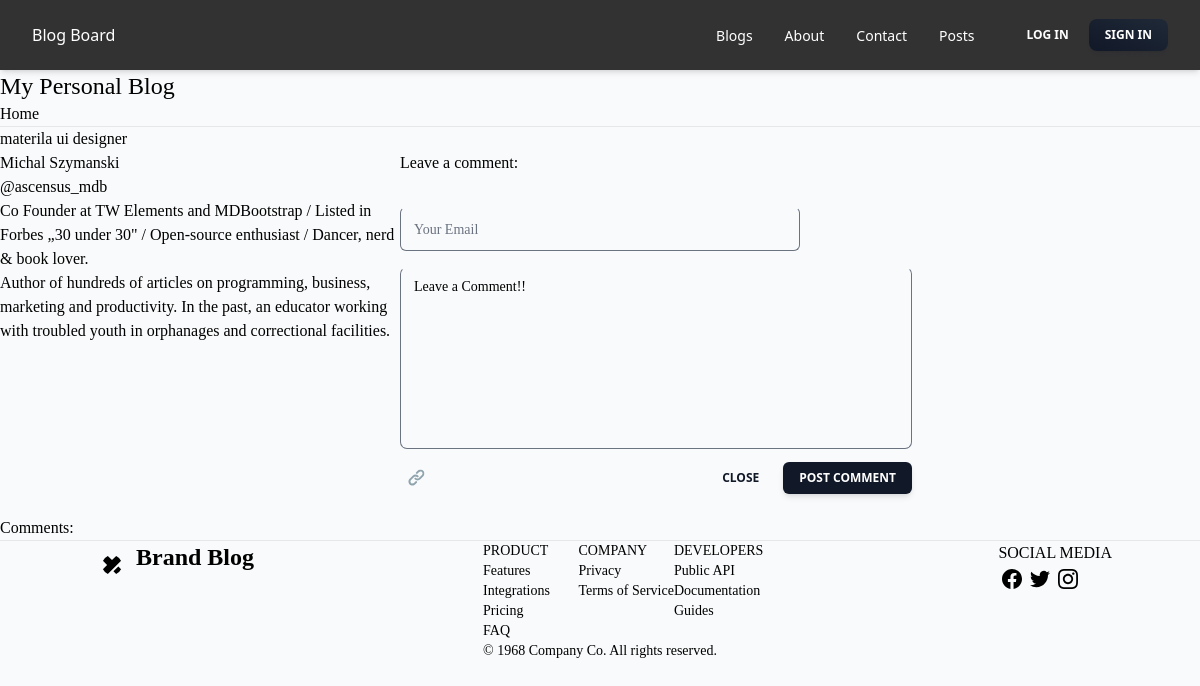
/post/5/, run on the app's committed database.
### blog/models.py (models this page shows, shortened)
class Post(models.Model):
    title = models.CharField(max_length=255)
    body = models.TextField()
    created_on = models.DateTimeField(auto_now_add=True)
    last_modified = models.DateTimeField(auto_now=True)
    categories = models.ManyToManyField("Category", related_name="posts")

### blog/views.py (the view, shortened to what this page needs)
# urls.py: path("post/<int:pk>/", views.blog_detail, name="blog_detail"),
def blog_detail(request, pk):
    post = Post.objects.get(pk=pk)
    form = CommentForm()
    comments = Comment.objects.filter(post=post)
    context = {
        "post": post,
        "comments": comments,
        "form": CommentForm(),
    }
    return render(request, "blog/detail.html", context)

### blog/forms.py
class CommentForm(forms.Form):
    author = forms.CharField(
        max_length=60,
        widget=forms.TextInput(
            attrs={"class": "w-full h-full px-3 py-3 font-sans text-sm font-normal transition-all bg-transparent border rounded-md peer border-blue-gray-200 border-t-transparent text-blue-gray-700 outline outline-0 placeholder-shown:border placeholder-shown:border-blue-gray-200 placeholder-shown:border-t-blue-gray-200 focus:border-2 focus:border-gray-900 focus:border-t-transparent focus:outline-0 disabled:border-0 disabled:bg-blue-gray-50"}
        ),
    )
    body = forms.CharField(
        widget=forms.Textarea(
            attrs={"class": "", 'rows': 8}
        )
    )

### blog/templates/blog/detail.html (shortened to what this page needs)
{% extends "base_blog.html" %}
{% block page_title %}
    <h2>{{ post.title }}</h2>
{% endblock page_title %}
{% block page_content %}
<div class=" grid md:grid-cols-3 lg:grid-cols-2 ">
    <div class="grid-cols-2">
        <p>{{ post.body | linebreaks }}</p>
    </div>
    <div class="grid-cols-2">
        <h3>Leave a comment:</h3>
        <form method="post">
            {% include 'blog/comment_blog.html'%}
        </form>
    </div>
</div>
<div>
    <h3>Comments:</h3>
</div>
{% endblock page_content %}

### data on the page
Post: title "materila ui designer", body "Michal Szymanski @ascensus_mdb Co Founder at TW Elements and MDBootstrap / Listed in Forbes „30 under 30\" / Open-source enthusiast / Dancer, nerd & book lover. Author of hundreds of articles on programming, business, marketing and productivity. In the past, an educator working with troubled youth in orphanages and correctional facilities."
